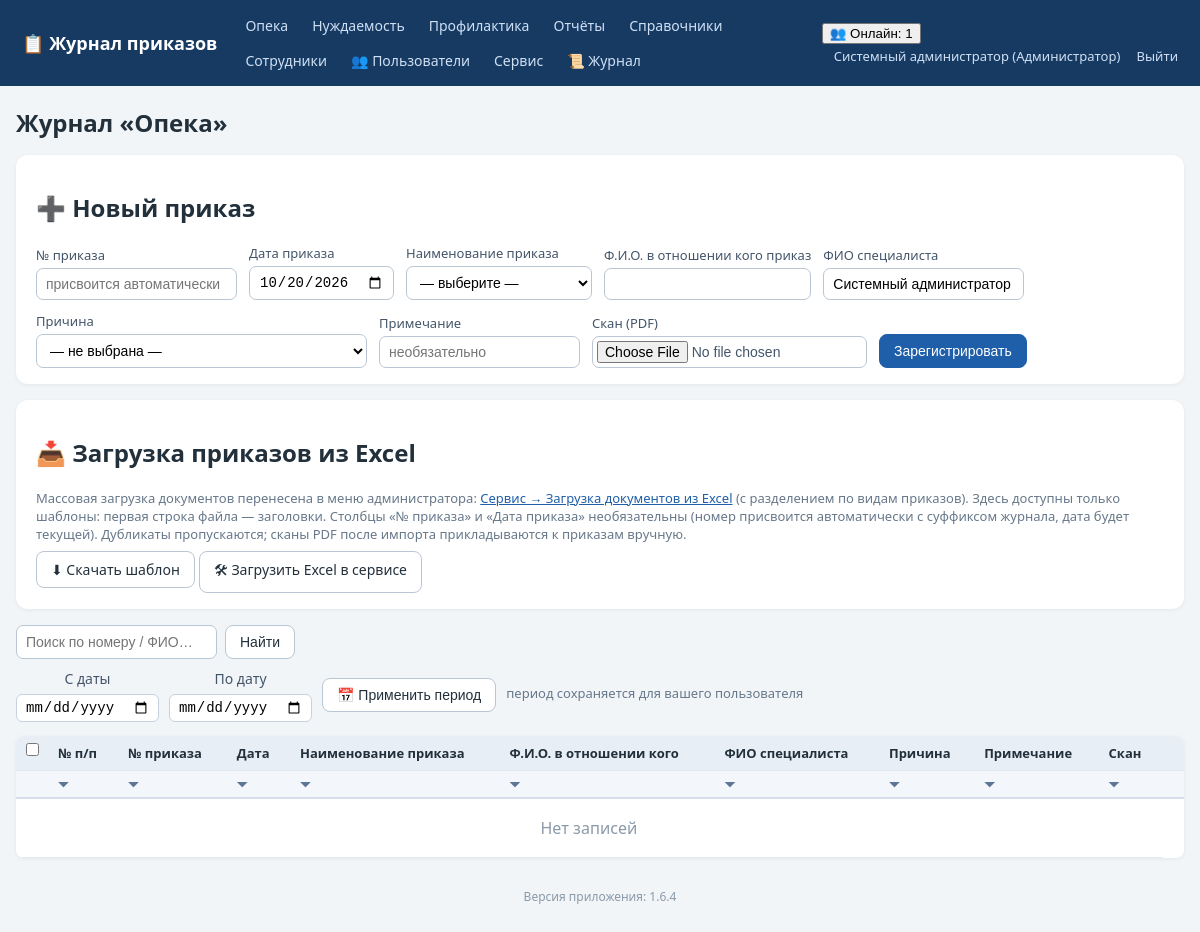
Before: /journal/opeka (signed in) with the older database file.
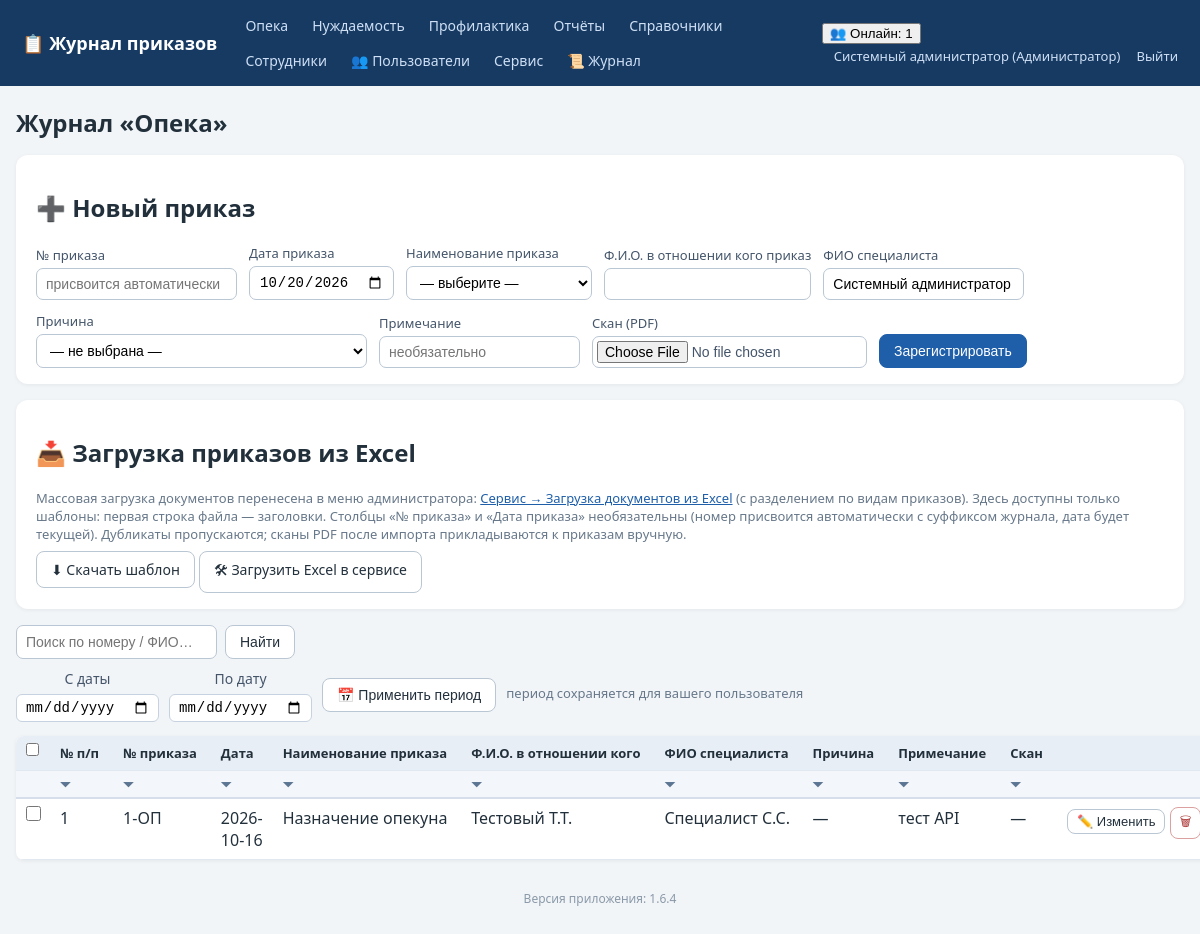
After: the same page with the newer database file.
### tables this page shows
CREATE TABLE employees (
    id INTEGER PRIMARY KEY AUTOINCREMENT,
    full_name TEXT NOT NULL,
    position TEXT NOT NULL DEFAULT '',
    login TEXT UNIQUE,
    password_hash TEXT,
    pwd_changed_at TEXT,           -- дата последней самостоятельной смены пароля
    role_id INTEGER REFERENCES roles(id)
);

CREATE TABLE roles (
    id INTEGER PRIMARY KEY AUTOINCREMENT,
    name TEXT UNIQUE NOT NULL
);

CREATE TABLE orders (
    id INTEGER PRIMARY KEY AUTOINCREMENT,
    journal TEXT NOT NULL,           -- opeka / nuzhdaemost / profilaktika
    order_number TEXT NOT NULL,      -- номер приказа, напр. "12-оп"
    order_date TEXT NOT NULL,        -- ГГГГ-ММ-ДД
    order_type_id INTEGER REFERENCES order_types(id),
    person_fio TEXT NOT NULL DEFAULT '',   -- ФИО в отношении кого
    specialist_fio TEXT NOT NULL DEFAULT '', -- ФИО специалиста
    note TEXT NOT NULL DEFAULT '',         -- примечание (добавлено в 1.2.0)
    scan_path TEXT,
    created_at TEXT DEFAULT CURRENT_TIMESTAMP
, reason_id INTEGER REFERENCES reasons(id));

CREATE TABLE order_types (
    id INTEGER PRIMARY KEY AUTOINCREMENT,
    kind TEXT NOT NULL,              -- вид приказа (название журнала)
    name TEXT NOT NULL,              -- наименование приказа
    prefix TEXT NOT NULL DEFAULT '', -- префикс номера приказа для вида (напр. "ОП" -> 1-ОП)
    UNIQUE(kind, name)
);

### app.py (the view)
@app.route('/journal/<journal>')
def journal_list(journal):
    if journal not in JOURNAL_TYPES:
        abort(404)
    user = current_user()
    if not can_access_journal(user, journal):
        abort(403)
    q = request.args.get('q', '').strip()
    conn = get_db()
    p1, p2 = journal_period(conn, user['id'], journal, request.args)
    sql = ('SELECT o.*, t.name AS type_name, rs.name AS reason_name FROM orders o '
           'LEFT JOIN order_types t ON t.id=o.order_type_id '
           'LEFT JOIN reasons rs ON rs.id=o.reason_id WHERE o.journal=?')
    params = [journal]
    if p1:
        sql += ' AND o.order_date>=?'
        params.append(p1)
    if p2:
        sql += ' AND o.order_date<=?'
        params.append(p2)
    if q:
        sql += ' AND (o.order_number LIKE ? OR o.person_fio LIKE ? OR o.specialist_fio LIKE ?)'
        like = f'%{q}%'
        params += [like, like, like]
    sql += (' ORDER BY o.order_date DESC, ' + _ORDER_NUM_SQL.format(col='o.order_number') +
            ' DESC, o.order_number DESC')
    rows = conn.execute(sql, params).fetchall()
    types = conn.execute('SELECT * FROM order_types WHERE kind=? ORDER BY name',
                         (journal,)).fetchall()
    reasons = conn.execute(
        'SELECT * FROM reasons WHERE COALESCE(journal, ?)=? AND active=1 '
        'ORDER BY name',
        (journal, journal)).fetchall()
    today = date.today().isoformat()
    conn.close()
    return render_template('journal.html', journal=journal, title=JOURNAL_TITLES[journal],
                           rows=rows, types=types, reasons=reasons, today=today,
                           q=q, p1=p1, p2=p2, has_reason=REASONS_ENABLED.get(journal, False))

### app.py (called while the page is built, shortened)
def has_request_context_safe():
    try:
        from flask import has_request_context
        return has_request_context()
    except Exception:
        return False

def _session_signature(uid):
    raw = request.cookies.get(app.config['SESSION_COOKIE_NAME'], '')
    if not raw:
        return ''

def _db_touch_throttled(key, min_interval=10.0):
    now = time.time()
    last = _DB_TOUCH_TS.get(key, 0)
    if now - last >= min_interval:
        _DB_TOUCH_TS[key] = now
        return True
    return False

def db_cleanup_active_sessions(cutoff):
    try:
        conn = get_db()
        conn.execute('DELETE FROM active_sessions WHERE last_seen < ?', (cutoff,))
        conn.commit()
        conn.close()
    except Exception:
        pass

def touch_active_session(uid):
    sid = _session_signature(uid)
    ip = request.remote_addr if has_request_context_safe() else ''
    now = time.time()
    with ACTIVE_SESSIONS_LOCK:
        ACTIVE_SESSIONS[(uid, sid)] = {'last_seen': now, 'ip': ip}
    if _db_touch_throttled((uid, sid)):
        db_touch_active_session(uid, sid, ip)
    if _db_touch_throttled(('online', uid, sid), min_interval=30.0):
        online_track_touch(uid, sid, ip)

def cleanup_active_sessions():
    cutoff = time.time() - ACTIVE_TIMEOUT
    with ACTIVE_SESSIONS_LOCK:
        expired = [k for k, v in ACTIVE_SESSIONS.items()
                   if v['last_seen'] < cutoff]
        for k in expired:
            del ACTIVE_SESSIONS[k]
    db_cleanup_active_sessions(cutoff)

@app.before_request
def _mark_tls_noise_context():
    try:
        from flask import g as _fg
        _tls_noise_ctx.g = _fg
    except Exception:
        pass

def get_db():
    conn = sqlite3.connect(DB_PATH)
    conn.row_factory = sqlite3.Row
    conn.execute('PRAGMA foreign_keys = ON')
    return conn

def current_user():
    uid = session.get('user_id')
    if not uid:
        return None
    conn = get_db()
    u = conn.execute('SELECT e.*, r.name AS role_name FROM employees e '
                     'LEFT JOIN roles r ON r.id=e.role_id WHERE e.id=?', (uid,)).fetchone()
    conn.close()
    return u

def can_access_journal(user, journal):
    if not user:
        return False
    if user['role_name'] in FULL_DATA_ROLES:  # админ и начальник — полный доступ
        return True
    return user['role_name'] in ROLE_ACCESS[journal]

def _valid_iso_date(s):
    try:
        d = date.fromisoformat((s or '').strip())
        return d.isoformat()
    except (ValueError, TypeError):
        return None

### templates/journal.html (shortened to what this page needs)
{% extends 'base.html' %}
{% block content %}
<h1>Журнал «{{ title }}»</h1>
<div class="panel">
  <h2>➕ Новый приказ</h2>
  <form method="post" action="{{ url_for('journal_create', journal=journal) }}" enctype="multipart/form-data">
    <label>№ приказа <input name="order_number" placeholder="присвоится автоматически"></label>
    <label>Дата приказа <input type="date" name="order_date" value="{{ today }}"></label>
    <label>Наименование приказа
      <select name="order_type_id" required>
        <option value="">— выберите —</option>
      </select>
    </label>
    <label>Ф.И.О. в отношении кого приказ <input name="person_fio" required></label>
    <label>ФИО специалиста <input name="specialist_fio" value="{{ cu.full_name if cu else '' }}"></label>
    {% if has_reason %}
    <label>Причина
      <select name="reason_id">
        <option value="">— не выбрана —</option>
      </select>
    </label>
    {% endif %}
    <label>Примечание <input name="note" placeholder="необязательно"></label>
    <label>Скан (PDF) <input type="file" name="scan" accept=".pdf,application/pdf"></label>
    <button class="btn primary" type="submit">Зарегистрировать</button>
  </form>
</div>
<div class="panel no-print">
  <h2>📥 Загрузка приказов из Excel</h2>
  <p class="hint">Массовая загрузка документов перенесена в меню администратора:
     <a href="{{ url_for('service') }}">Сервис → Загрузка документов из Excel</a>
     (с разделением по видам приказов). Здесь доступны только шаблоны:
     первая строка файла — заголовки. Столбцы «№ приказа» и «Дата приказа» необязательны
     (номер присвоится автоматически с суффиксом журнала, дата будет текущей). Дубликаты пропускаются;
     сканы PDF после импорта прикладываются к приказам вручную.</p>
  <a class="btn" href="{{ url_for('journal_template', journal=journal) }}">⬇ Скачать шаблон</a>
  <a class="btn" href="{{ url_for('service') }}#excel-import">🛠 Загрузить Excel в сервисе</a>
</div>
<form method="get" class="searchbar no-print">
  <input name="q" value="{{ q }}" placeholder="Поиск по номеру / ФИО…">
  <button class="btn">Найти</button>
</form>
<form method="get" class="periodbar no-print" id="periodForm">
  <label>С даты <input type="date" name="d1" id="p_d1" value="{{ p1 or '' }}"></label>
  <label>По дату <input type="date" name="d2" id="p_d2" value="{{ p2 or '' }}"></label>
  <button class="btn" type="submit">📅 Применить период</button>
  <span class="hint">период сохраняется для вашего пользователя</span>
</form>
<table class="grid" id="journalTable">
  {% set headers = ['№ п/п','№ приказа','Дата','Наименование приказа','Ф.И.О. в отношении кого','ФИО специалиста'] + (['Причина'] if has_reason else []) + ['Примечание','Скан'] %}
  <tr>
    <th class="chk-col no-print"><input type="checkbox" id="chkAll" title="Выделить все строки"
        onclick="toggleAllChecked(this.checked)"></th>
    {% for h in headers %}
    <th class="sortable" data-sortcol="{{ loop.index0 + 1 }}" onclick="sortByColumn(this)"
        title="Сортировать по столбцу «{{ h }}»">{{ h }}</th>
    {% endfor %}
    <th class="no-print"></th>
  </tr>
  <tr class="filter-row no-print">
    <th class="no-print"></th>
    {% for h in headers %}
    <th class="filter-cell">
      <span class="funnel" onclick="toggleFilter(this)" title="Фильтр по столбцу «{{ h }}»">⏷</span>
    </th>
    {% endfor %}
    <th class="no-print"></th>
  </tr>
  {% for r in rows %}
  <tr{% if r.scan_path %} data-has-scan="1"{% endif %}>
    <td class="chk-col no-print">
      <input type="checkbox" class="row-check" value="{{ r.id }}"
             data-number="{{ r.order_number }}" onchange="onRowCheckChange()">
    </td>
    <td>{{ loop.index }}</td>
    <td>{{ r.order_number }}</td>
    <td>{{ r.order_date }}</td>
    <td>{{ r.type_name or '—' }}</td>
    <td>{{ r.person_fio }}</td>
    <td>{{ r.specialist_fio }}</td>
    {% if has_reason %}<td class="reason-cell">{{ r.reason_name or '—' }}</td>{% endif %}
    <td>{{ r.note if 'note' in r.keys() else '' }}</td>
    <td>{% if r.scan_path %}<a href="{{ url_for('order_scan', oid=r.id) }}" target="_blank">📄 PDF</a>{% else %}—{% endif %}</td>
    <td class="actions no-print">
      <button class="btn sm" data-id="{{ r.id }}" data-number="{{ r.order_number }}" data-date="{{ r.order_date }}"
              data-typeid="{{ r.order_type_id or '' }}" data-person="{{ r.person_fio }}" data-spec="{{ r.specialist_fio }}"
              data-note="{{ r.note if 'note' in r.keys() else '' }}"
              {% if has_reason %}data-reasonid="{{ r.reason_id or '' }}" data-reason="{{ r.reason_name or '' }}"{% endif %}
              onclick="openEdit(this)">✏️ Изменить</button>
      <form method="post" action="{{ url_for('order_delete', oid=r.id) }}" style="display:inline"
            onsubmit="return confirm('Удалить приказ?')"><button class="btn sm danger">🗑</button></form>
    </td>
  </tr>
  {% endfor %}
  {% if not rows %}<tr class="empty-row"><td colspan="{{ 9 + (1 if has_reason else 0) }}" class="empty">Нет записей</td></tr>{% endif %}
</table>
{% endblock %}

### templates/base.html (shortened to what this page needs)
<!DOCTYPE html>
<html lang="ru">
<head>
<link rel="stylesheet" href="{{ url_for('static', filename='style.css') }}">
</head>
<body>
<header class="topbar no-print">
  <div class="brand"><a href="{{ url_for('index') }}">📋 Журнал приказов</a></div>
  <nav>
    {% for j, t in accessible_journals %}
      <a href="{{ url_for('journal_list', journal=j) }}">{{ t }}</a>
    {% endfor %}
    {% if cu and cu.role_name in ['Администратор','Начальник отдела','Куратор'] %}
      <a href="{{ url_for('reports') }}">Отчёты</a>
    {% endif %}
    <a href="{{ url_for('references', tab='order_types') }}">Справочники</a>
    {% if cu and cu.role_name == 'Администратор' %}
      <a href="{{ url_for('employees') }}">Сотрудники</a>
      <a href="{{ url_for('service_users') }}" title="Смена паролей пользователей">👥 Пользователи</a>
      <a href="{{ url_for('service') }}">Сервис</a>
      <a href="{{ url_for('logs_view') }}" title="Журнал логирования">📜 Журнал</a>
    {% endif %}
  </nav>
  <div class="userbox">
    {% if cu %}
      {% if active_users is not none %}
        <div class="online" id="onlineBox" title="Сотрудники, работавшие в системе за последние {{ (active_timeout // 60) or 1 }} мин. Обновляется автоматически.">
          <button type="button" class="online-toggle" onclick="toggleOnline()">👥 Онлайн: {{ active_users|length }}</button>
        </div>
      {% endif %}
      <a href="{{ url_for('profile') }}" title="Сменить пароль">{{ cu.full_name }} ({{ cu.role_name }})</a>
      <a href="{{ url_for('logout') }}">Выйти</a>
    {% endif %}
  </div>
</header>
<main class="container">
  {% block content %}{% endblock %}
</main>
<footer class="foot no-print">Версия приложения: {{ app_version }}</footer>
</body>
</html>

### static/style.css (style rules this page uses)
:root { --bs:#1f5fa9;--bg:#f2f5f8;--tx:#22303c; }
* { box-sizing:border-box }
body { margin:0;font-family:"Segoe UI",Arial,sans-serif;background:var(--bg);color:var(--tx); }
a { color:var(--bs); }
.topbar { display:flex;align-items:center;gap:18px;flex-wrap:wrap;background:#173a63;color:#fff;padding:10px 22px; }
.topbar .brand a { color:#fff;font-weight:700;font-size:18px;text-decoration:none; }
.topbar nav { display:flex;gap:4px;flex-wrap:wrap;flex:1; }
.topbar nav a { color:#cfe0f5;text-decoration:none;padding:6px 10px;border-radius:6px;font-size:14px; }
.userbox a { color:#cfe0f5;text-decoration:none;font-size:13px;margin-left:12px; }
.container { max-width:1200px;margin:20px auto;padding:0 16px; }
h1 { font-size:24px; }
.panel { background:#fff;border-radius:12px;padding:16px 20px;margin:16px 0;box-shadow:0 1px 4px rgba(0,0,0,.06); }
.panel form { display:flex;flex-wrap:wrap;gap:12px;align-items:end; }
label { display:flex;flex-direction:column;font-size:13px;gap:4px;color:#44556a; }
input,select { padding:7px 9px;border:1px solid #b9c6d3;border-radius:7px;font-size:14px;background:#fff; }
input[type=file] { padding:4px; }
.btn { display:inline-block;padding:8px 14px;border-radius:8px;border:1px solid #b9c6d3;background:#fff;color:var(--tx);cursor:pointer;font-size:14px;text-decoration:none; }
.btn.primary { background:var(--bs);border-color:var(--bs);color:#fff; }
.btn.danger { background:#fff;border-color:#dba0a0;color:#a33; }
.btn.sm { padding:4px 9px;font-size:13px; }
table.grid { width:100%;border-collapse:collapse;background:#fff;margin:14px 0;box-shadow:0 1px 4px rgba(0,0,0,.06);border-radius:8px;overflow:hidden; }
.grid th { background:#e8eef5;font-size:13px;text-align:left; }
.grid th,.grid td { padding:8px 10px;border-bottom:1px solid #e2e8ef;vertical-align:top; }
.actions { white-space:nowrap; }
.searchbar { display:flex;gap:8px;margin:10px 0; }
.foot { text-align:center;color:#8a99a8;font-size:12px;margin:30px 0; }
.hint { color:#67788a;font-size:13px;margin:4px 0 8px 0; }
.filter-row th { background:#f3f6fa;padding:4px 6px;border-bottom:2px solid #d5deea; }
.funnel { cursor:pointer;color:#5b7592;font-size:13px;user-select:none;padding:0 4px; }
th.sortable { cursor:pointer;user-select:none;white-space:nowrap; }
.periodbar { display:flex;flex-wrap:wrap;align-items:center;gap:10px;margin:6px 0 10px 0; }
.periodbar label { font-size:14px;display:inline-flex;align-items:center;gap:6px; }
.periodbar input[type=date] { padding:4px 8px;border:1px solid #c6d2e0;border-radius:6px;font-size:14px; }
.chk-col { width:28px;text-align:center;padding:4px 6px!important; }
.row-check { cursor:pointer;width:15px;height:15px;accent-color:#1c3f63; }

Changed rows visible on the page:
added orders: order_number "1-ОП", order_date "2026-10-16", name "Назначение опекуна", person_fio "Тестовый Т.Т.", specialist_fio "Специалист С.С.", reason_name "—", note "тест API"
Other visible differences:
text no longer shown: "Нет записей"
